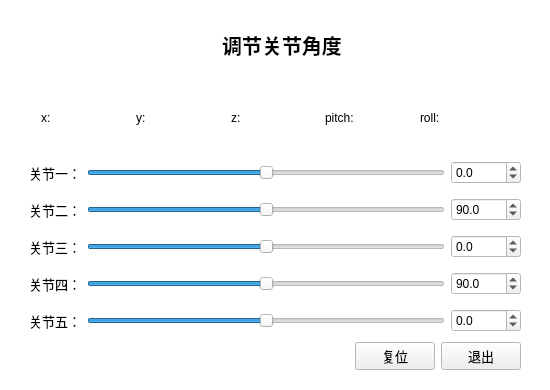
<?xml version="1.0" encoding="UTF-8"?>
<ui version="4.0">
 <class>par_form</class>
 <widget class="QWidget" name="par_form">
  <property name="geometry">
   <rect>
    <x>0</x>
    <y>0</y>
    <width>550</width>
    <height>390</height>
   </rect>
  </property>
  <property name="sizePolicy">
   <sizepolicy hsizetype="Fixed" vsizetype="Fixed">
    <horstretch>0</horstretch>
    <verstretch>0</verstretch>
   </sizepolicy>
  </property>
  <property name="minimumSize">
   <size>
    <width>550</width>
    <height>390</height>
   </size>
  </property>
  <property name="maximumSize">
   <size>
    <width>550</width>
    <height>390</height>
   </size>
  </property>
  <property name="sizeIncrement">
   <size>
    <width>560</width>
    <height>365</height>
   </size>
  </property>
  <property name="palette">
   <palette>
    <active>
     <colorrole role="Base">
      <brush brushstyle="SolidPattern">
       <color alpha="255">
        <red>255</red>
        <green>255</green>
        <blue>255</blue>
       </color>
      </brush>
     </colorrole>
     <colorrole role="Window">
      <brush brushstyle="SolidPattern">
       <color alpha="255">
        <red>255</red>
        <green>255</green>
        <blue>255</blue>
       </color>
      </brush>
     </colorrole>
    </active>
    <inactive>
     <colorrole role="Base">
      <brush brushstyle="SolidPattern">
       <color alpha="255">
        <red>255</red>
        <green>255</green>
        <blue>255</blue>
       </color>
      </brush>
     </colorrole>
     <colorrole role="Window">
      <brush brushstyle="SolidPattern">
       <color alpha="255">
        <red>255</red>
        <green>255</green>
        <blue>255</blue>
       </color>
      </brush>
     </colorrole>
    </inactive>
    <disabled>
     <colorrole role="Base">
      <brush brushstyle="SolidPattern">
       <color alpha="255">
        <red>255</red>
        <green>255</green>
        <blue>255</blue>
       </color>
      </brush>
     </colorrole>
     <colorrole role="Window">
      <brush brushstyle="SolidPattern">
       <color alpha="255">
        <red>255</red>
        <green>255</green>
        <blue>255</blue>
       </color>
      </brush>
     </colorrole>
    </disabled>
   </palette>
  </property>
  <property name="font">
   <font>
    <stylestrategy>PreferAntialias</stylestrategy>
   </font>
  </property>
  <property name="windowTitle">
   <string>关节空间示教器</string>
  </property>
  <layout class="QVBoxLayout" name="verticalLayout_2">
   <item>
    <widget class="QWidget" name="widget_8" native="true">
     <layout class="QHBoxLayout" name="horizontalLayout_7">
      <item>
       <spacer name="horizontalSpacer_2">
        <property name="orientation">
         <enum>Qt::Horizontal</enum>
        </property>
        <property name="sizeHint" stdset="0">
         <size>
          <width>40</width>
          <height>20</height>
         </size>
        </property>
       </spacer>
      </item>
      <item>
       <widget class="QLabel" name="win_ico">
        <property name="text">
         <string/>
        </property>
       </widget>
      </item>
      <item>
       <widget class="QLabel" name="label">
        <property name="font">
         <font>
          <family>Arial</family>
          <pointsize>15</pointsize>
          <weight>75</weight>
          <italic>false</italic>
          <bold>true</bold>
          <underline>false</underline>
          <stylestrategy>PreferAntialias</stylestrategy>
         </font>
        </property>
        <property name="text">
         <string>调节关节角度</string>
        </property>
        <property name="alignment">
         <set>Qt::AlignCenter</set>
        </property>
       </widget>
      </item>
      <item>
       <spacer name="horizontalSpacer_3">
        <property name="orientation">
         <enum>Qt::Horizontal</enum>
        </property>
        <property name="sizeHint" stdset="0">
         <size>
          <width>40</width>
          <height>20</height>
         </size>
        </property>
       </spacer>
      </item>
     </layout>
    </widget>
   </item>
   <item>
    <widget class="QWidget" name="widget_9" native="true">
     <layout class="QHBoxLayout" name="horizontalLayout_8">
      <property name="leftMargin">
       <number>30</number>
      </property>
      <property name="topMargin">
       <number>0</number>
      </property>
      <property name="rightMargin">
       <number>30</number>
      </property>
      <property name="bottomMargin">
       <number>0</number>
      </property>
      <item>
       <widget class="QLabel" name="label_7">
        <property name="text">
         <string>x:</string>
        </property>
       </widget>
      </item>
      <item>
       <widget class="QLabel" name="x_label">
        <property name="sizePolicy">
         <sizepolicy hsizetype="Fixed" vsizetype="Fixed">
          <horstretch>0</horstretch>
          <verstretch>0</verstretch>
         </sizepolicy>
        </property>
        <property name="minimumSize">
         <size>
          <width>50</width>
          <height>0</height>
         </size>
        </property>
        <property name="text">
         <string/>
        </property>
       </widget>
      </item>
      <item>
       <widget class="QLabel" name="label_8">
        <property name="text">
         <string>y:</string>
        </property>
       </widget>
      </item>
      <item>
       <widget class="QLabel" name="y_label">
        <property name="minimumSize">
         <size>
          <width>50</width>
          <height>0</height>
         </size>
        </property>
        <property name="text">
         <string/>
        </property>
       </widget>
      </item>
      <item>
       <widget class="QLabel" name="label_9">
        <property name="text">
         <string>z:</string>
        </property>
       </widget>
      </item>
      <item>
       <widget class="QLabel" name="z_label">
        <property name="minimumSize">
         <size>
          <width>50</width>
          <height>0</height>
         </size>
        </property>
        <property name="text">
         <string/>
        </property>
       </widget>
      </item>
      <item>
       <widget class="QLabel" name="x_label_2">
        <property name="text">
         <string>pitch:</string>
        </property>
       </widget>
      </item>
      <item>
       <widget class="QLabel" name="p_label">
        <property name="minimumSize">
         <size>
          <width>50</width>
          <height>0</height>
         </size>
        </property>
        <property name="text">
         <string/>
        </property>
       </widget>
      </item>
      <item>
       <widget class="QLabel" name="label_10">
        <property name="text">
         <string>roll:</string>
        </property>
       </widget>
      </item>
      <item>
       <widget class="QLabel" name="r_label">
        <property name="minimumSize">
         <size>
          <width>50</width>
          <height>0</height>
         </size>
        </property>
        <property name="text">
         <string/>
        </property>
       </widget>
      </item>
     </layout>
    </widget>
   </item>
   <item>
    <widget class="QWidget" name="widget_4" native="true">
     <property name="font">
      <font>
       <family>Arial</family>
       <stylestrategy>PreferAntialias</stylestrategy>
      </font>
     </property>
     <layout class="QVBoxLayout" name="verticalLayout">
      <property name="topMargin">
       <number>0</number>
      </property>
      <property name="bottomMargin">
       <number>0</number>
      </property>
      <item>
       <widget class="QWidget" name="widget_2" native="true">
        <property name="font">
         <font>
          <family>Arial</family>
          <stylestrategy>PreferAntialias</stylestrategy>
         </font>
        </property>
        <layout class="QHBoxLayout" name="horizontalLayout">
         <property name="topMargin">
          <number>4</number>
         </property>
         <property name="bottomMargin">
          <number>4</number>
         </property>
         <item>
          <widget class="QLabel" name="label_2">
           <property name="font">
            <font>
             <family>Arial</family>
             <pointsize>10</pointsize>
             <stylestrategy>PreferAntialias</stylestrategy>
            </font>
           </property>
           <property name="text">
            <string>关节一：</string>
           </property>
          </widget>
         </item>
         <item>
          <widget class="QSlider" name="slide_1">
           <property name="font">
            <font>
             <family>Arial</family>
             <stylestrategy>PreferAntialias</stylestrategy>
            </font>
           </property>
           <property name="minimum">
            <number>-1350</number>
           </property>
           <property name="maximum">
            <number>1350</number>
           </property>
           <property name="pageStep">
            <number>1</number>
           </property>
           <property name="orientation">
            <enum>Qt::Horizontal</enum>
           </property>
          </widget>
         </item>
         <item>
          <widget class="QDoubleSpinBox" name="slide_v_1">
           <property name="minimumSize">
            <size>
             <width>70</width>
             <height>0</height>
            </size>
           </property>
           <property name="maximumSize">
            <size>
             <width>70</width>
             <height>16777215</height>
            </size>
           </property>
           <property name="decimals">
            <number>1</number>
           </property>
           <property name="minimum">
            <double>-180.000000000000000</double>
           </property>
           <property name="maximum">
            <double>180.000000000000000</double>
           </property>
           <property name="singleStep">
            <double>0.100000000000000</double>
           </property>
           <property name="stepType">
            <enum>QAbstractSpinBox::DefaultStepType</enum>
           </property>
          </widget>
         </item>
        </layout>
       </widget>
      </item>
      <item>
       <widget class="QWidget" name="widget_3" native="true">
        <property name="font">
         <font>
          <family>Arial</family>
          <stylestrategy>PreferAntialias</stylestrategy>
         </font>
        </property>
        <layout class="QHBoxLayout" name="horizontalLayout_2">
         <property name="topMargin">
          <number>4</number>
         </property>
         <property name="bottomMargin">
          <number>4</number>
         </property>
         <item>
          <widget class="QLabel" name="label_3">
           <property name="font">
            <font>
             <family>Arial</family>
             <pointsize>10</pointsize>
             <stylestrategy>PreferAntialias</stylestrategy>
            </font>
           </property>
           <property name="text">
            <string>关节二：</string>
           </property>
          </widget>
         </item>
         <item>
          <widget class="QSlider" name="slide_2">
           <property name="font">
            <font>
             <family>Arial</family>
             <stylestrategy>PreferAntialias</stylestrategy>
            </font>
           </property>
           <property name="minimum">
            <number>0</number>
           </property>
           <property name="maximum">
            <number>1800</number>
           </property>
           <property name="value">
            <number>900</number>
           </property>
           <property name="orientation">
            <enum>Qt::Horizontal</enum>
           </property>
          </widget>
         </item>
         <item>
          <widget class="QDoubleSpinBox" name="slide_v_2">
           <property name="minimumSize">
            <size>
             <width>70</width>
             <height>0</height>
            </size>
           </property>
           <property name="maximumSize">
            <size>
             <width>70</width>
             <height>16777215</height>
            </size>
           </property>
           <property name="decimals">
            <number>1</number>
           </property>
           <property name="minimum">
            <double>0.000000000000000</double>
           </property>
           <property name="maximum">
            <double>180.000000000000000</double>
           </property>
           <property name="singleStep">
            <double>0.100000000000000</double>
           </property>
           <property name="value">
            <double>90.000000000000000</double>
           </property>
          </widget>
         </item>
        </layout>
       </widget>
      </item>
      <item>
       <widget class="QWidget" name="widget_5" native="true">
        <property name="font">
         <font>
          <family>Arial</family>
          <stylestrategy>PreferAntialias</stylestrategy>
         </font>
        </property>
        <layout class="QHBoxLayout" name="horizontalLayout_3">
         <property name="topMargin">
          <number>4</number>
         </property>
         <property name="bottomMargin">
          <number>4</number>
         </property>
         <item>
          <widget class="QLabel" name="label_4">
           <property name="font">
            <font>
             <family>Arial</family>
             <pointsize>10</pointsize>
             <stylestrategy>PreferAntialias</stylestrategy>
            </font>
           </property>
           <property name="text">
            <string>关节三：</string>
           </property>
          </widget>
         </item>
         <item>
          <widget class="QSlider" name="slide_3">
           <property name="font">
            <font>
             <family>Arial</family>
             <stylestrategy>PreferAntialias</stylestrategy>
            </font>
           </property>
           <property name="minimum">
            <number>-1350</number>
           </property>
           <property name="maximum">
            <number>1350</number>
           </property>
           <property name="orientation">
            <enum>Qt::Horizontal</enum>
           </property>
          </widget>
         </item>
         <item>
          <widget class="QDoubleSpinBox" name="slide_v_3">
           <property name="minimumSize">
            <size>
             <width>70</width>
             <height>0</height>
            </size>
           </property>
           <property name="maximumSize">
            <size>
             <width>70</width>
             <height>16777215</height>
            </size>
           </property>
           <property name="decimals">
            <number>1</number>
           </property>
           <property name="minimum">
            <double>-135.000000000000000</double>
           </property>
           <property name="maximum">
            <double>135.000000000000000</double>
           </property>
           <property name="singleStep">
            <double>0.100000000000000</double>
           </property>
          </widget>
         </item>
        </layout>
       </widget>
      </item>
      <item>
       <widget class="QWidget" name="widget_6" native="true">
        <property name="font">
         <font>
          <family>Arial</family>
          <stylestrategy>PreferAntialias</stylestrategy>
         </font>
        </property>
        <layout class="QHBoxLayout" name="horizontalLayout_4">
         <property name="topMargin">
          <number>4</number>
         </property>
         <property name="bottomMargin">
          <number>4</number>
         </property>
         <item>
          <widget class="QLabel" name="label_5">
           <property name="font">
            <font>
             <family>Arial</family>
             <pointsize>10</pointsize>
             <stylestrategy>PreferAntialias</stylestrategy>
            </font>
           </property>
           <property name="text">
            <string>关节四：</string>
           </property>
          </widget>
         </item>
         <item>
          <widget class="QSlider" name="slide_4">
           <property name="font">
            <font>
             <family>Arial</family>
             <stylestrategy>PreferAntialias</stylestrategy>
            </font>
           </property>
           <property name="minimum">
            <number>-450</number>
           </property>
           <property name="maximum">
            <number>2250</number>
           </property>
           <property name="value">
            <number>900</number>
           </property>
           <property name="orientation">
            <enum>Qt::Horizontal</enum>
           </property>
          </widget>
         </item>
         <item>
          <widget class="QDoubleSpinBox" name="slide_v_4">
           <property name="minimumSize">
            <size>
             <width>70</width>
             <height>0</height>
            </size>
           </property>
           <property name="maximumSize">
            <size>
             <width>70</width>
             <height>16777215</height>
            </size>
           </property>
           <property name="decimals">
            <number>1</number>
           </property>
           <property name="minimum">
            <double>-45.000000000000000</double>
           </property>
           <property name="maximum">
            <double>225.000000000000000</double>
           </property>
           <property name="singleStep">
            <double>0.100000000000000</double>
           </property>
           <property name="value">
            <double>90.000000000000000</double>
           </property>
          </widget>
         </item>
        </layout>
       </widget>
      </item>
      <item>
       <widget class="QWidget" name="widget" native="true">
        <property name="font">
         <font>
          <family>Arial</family>
          <stylestrategy>PreferAntialias</stylestrategy>
         </font>
        </property>
        <layout class="QHBoxLayout" name="horizontalLayout_5">
         <property name="topMargin">
          <number>4</number>
         </property>
         <property name="bottomMargin">
          <number>4</number>
         </property>
         <item>
          <widget class="QLabel" name="label_6">
           <property name="font">
            <font>
             <family>Arial</family>
             <pointsize>10</pointsize>
             <stylestrategy>PreferAntialias</stylestrategy>
            </font>
           </property>
           <property name="text">
            <string>关节五：</string>
           </property>
          </widget>
         </item>
         <item>
          <widget class="QSlider" name="slide_5">
           <property name="font">
            <font>
             <family>Arial</family>
             <stylestrategy>PreferAntialias</stylestrategy>
            </font>
           </property>
           <property name="minimum">
            <number>-1350</number>
           </property>
           <property name="maximum">
            <number>1350</number>
           </property>
           <property name="singleStep">
            <number>0</number>
           </property>
           <property name="pageStep">
            <number>0</number>
           </property>
           <property name="orientation">
            <enum>Qt::Horizontal</enum>
           </property>
          </widget>
         </item>
         <item>
          <widget class="QDoubleSpinBox" name="slide_v_5">
           <property name="minimumSize">
            <size>
             <width>70</width>
             <height>0</height>
            </size>
           </property>
           <property name="maximumSize">
            <size>
             <width>70</width>
             <height>16777215</height>
            </size>
           </property>
           <property name="decimals">
            <number>1</number>
           </property>
           <property name="minimum">
            <double>-180.000000000000000</double>
           </property>
           <property name="maximum">
            <double>180.000000000000000</double>
           </property>
           <property name="singleStep">
            <double>0.100000000000000</double>
           </property>
          </widget>
         </item>
        </layout>
       </widget>
      </item>
      <item>
       <widget class="QWidget" name="widget_7" native="true">
        <layout class="QHBoxLayout" name="horizontalLayout_6">
         <property name="topMargin">
          <number>0</number>
         </property>
         <item>
          <spacer name="horizontalSpacer">
           <property name="orientation">
            <enum>Qt::Horizontal</enum>
           </property>
           <property name="sizeHint" stdset="0">
            <size>
             <width>40</width>
             <height>20</height>
            </size>
           </property>
          </spacer>
         </item>
         <item>
          <widget class="QPushButton" name="reset_butt">
           <property name="font">
            <font>
             <family>Arial</family>
             <pointsize>10</pointsize>
             <stylestrategy>PreferAntialias</stylestrategy>
            </font>
           </property>
           <property name="text">
            <string>复位</string>
           </property>
          </widget>
         </item>
         <item>
          <widget class="QPushButton" name="exit_butt">
           <property name="font">
            <font>
             <family>Arial</family>
             <pointsize>10</pointsize>
             <stylestrategy>PreferAntialias</stylestrategy>
            </font>
           </property>
           <property name="text">
            <string>退出</string>
           </property>
          </widget>
         </item>
        </layout>
       </widget>
      </item>
     </layout>
    </widget>
   </item>
  </layout>
 </widget>
 <resources/>
 <connections/>
</ui>
